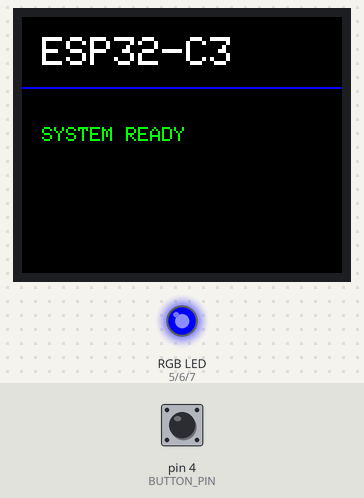
Bench run of a sketch on a simulated Arduino Uno, built for the host (arithmetic inside an expression is 32-bit, double 64-bit). Shown: 160×128 colour display, an RGB LED mixed from three pins (HIGH = lit). The test bench sets the inputs (shaded band); at power-on: pin 4 (BUTTON_PIN) HIGH. What the sketch prints to the serial monitor is not drawn.

Above: at 2.3 s.
2.4 s: pin 4 (BUTTON_PIN) pulled LOW for 1 s
At 3.2 s:
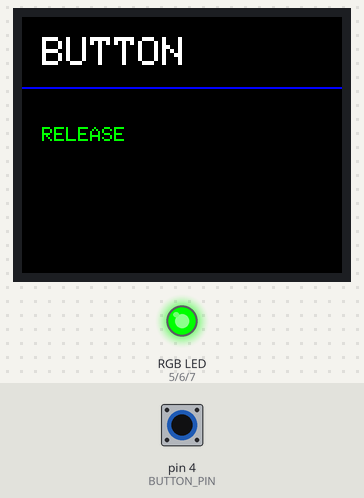
4.9 s: pin 4 (BUTTON_PIN) pulled LOW for 3.2 s
At 5.09 s:
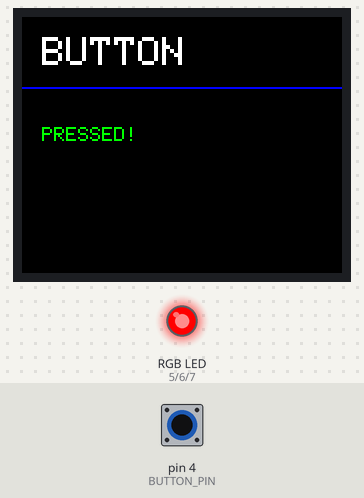
Timing chart, 0 to 9.6 s (numbered marks = the images above; inputs shaded):
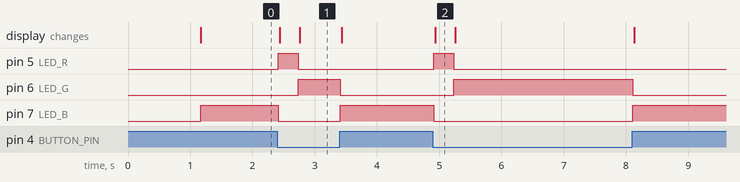

The sketch:

tft-pushbutton-ledrgb.ino
```cpp
#include <SPI.h>
#include <Adafruit_GFX.h>
#include <Adafruit_ST7735.h>

// ========================================
// TFT
// ========================================
#define TFT_SCLK 8
#define TFT_MOSI 10
#define TFT_CS   1
#define TFT_RST  3
#define TFT_DC   2

Adafruit_ST7735 tft(TFT_CS, TFT_DC, TFT_RST);

// ========================================
// PUSH BUTTON
// ========================================
#define BUTTON_PIN 4

// ========================================
// RGB LED
// Common Cathode
// ========================================
#define LED_R 5
#define LED_G 6
#define LED_B 7


// ========================================
// SET RGB
// ========================================
void setRGB(bool r, bool g, bool b) {
  digitalWrite(LED_R, r ? HIGH : LOW);
  digitalWrite(LED_G, g ? HIGH : LOW);
  digitalWrite(LED_B, b ? HIGH : LOW);
}


// ========================================
// TFT TEXT
// ========================================
void showText(const char* title, const char* status) {

  tft.fillScreen(ST77XX_BLACK);

  tft.setTextColor(ST77XX_WHITE);
  tft.setTextSize(2);
  tft.setCursor(10, 10);
  tft.println(title);

  tft.drawLine(
    0, 35,
    tft.width(), 35,
    ST77XX_BLUE
  );

  tft.setTextSize(1);
  tft.setTextColor(ST77XX_GREEN);
  tft.setCursor(10, 55);
  tft.println(status);
}


// ========================================
// SETUP
// ========================================
void setup() {

  Serial.begin(115200);
  delay(1000);

  Serial.println();
  Serial.println("ESP32-C3 TFT + BUTTON + RGB");

  // ----------------------------
  // Button
  // ----------------------------
  pinMode(BUTTON_PIN, INPUT_PULLUP);

  // ----------------------------
  // RGB
  // ----------------------------
  pinMode(LED_R, OUTPUT);
  pinMode(LED_G, OUTPUT);
  pinMode(LED_B, OUTPUT);

  // RGB OFF
  setRGB(LOW, LOW, LOW);

  // ----------------------------
  // SPI
  // ----------------------------
  SPI.begin(
    TFT_SCLK,
    -1,
    TFT_MOSI,
    TFT_CS
  );

  // ----------------------------
  // TFT
  // ----------------------------
  tft.initR(INITR_BLACKTAB);

  tft.setRotation(1);

  showText(
    "ESP32-C3",
    "SYSTEM READY"
  );

  // LED biru = ready
  setRGB(LOW, LOW, HIGH);

  Serial.println("System READY");
}


// ========================================
// LOOP
// ========================================
void loop() {

  int buttonState = digitalRead(BUTTON_PIN);

  if (buttonState == LOW) {

    Serial.println("BUTTON PRESSED");

    // LED MERAH
    setRGB(HIGH, LOW, LOW);

    showText(
      "BUTTON",
      "PRESSED!"
    );

    delay(300);

    // LED HIJAU
    setRGB(LOW, HIGH, LOW);

    showText(
      "BUTTON",
      "RELEASE"
    );

    // Tunggu tombol dilepas
    while (digitalRead(BUTTON_PIN) == LOW) {
      delay(10);
    }

    // kembali biru
    setRGB(LOW, LOW, HIGH);

    showText(
      "ESP32-C3",
      "SYSTEM READY"
    );
  }

  delay(20);
}
```

Measured:
- after the input at 2.4 s, pin 5 (LED_R): LOW → HIGH at once, → LOW 0.32 s later; pin 6 (LED_G): LOW → HIGH after 0.34 s, → LOW 0.67 s later; pin 7 (LED_B): HIGH → LOW at once, → HIGH 0.99 s later; the display: first changes at once (image 1 shows a later state)
- after the input at 4.9 s, pin 5 (LED_R): LOW → HIGH at once, → LOW 0.32 s later; pin 6 (LED_G): LOW → HIGH after 0.33 s, → LOW 2.9 s later; pin 7 (LED_B): HIGH → LOW at once, → HIGH 3.2 s later; the display: changes at once (image 2)
